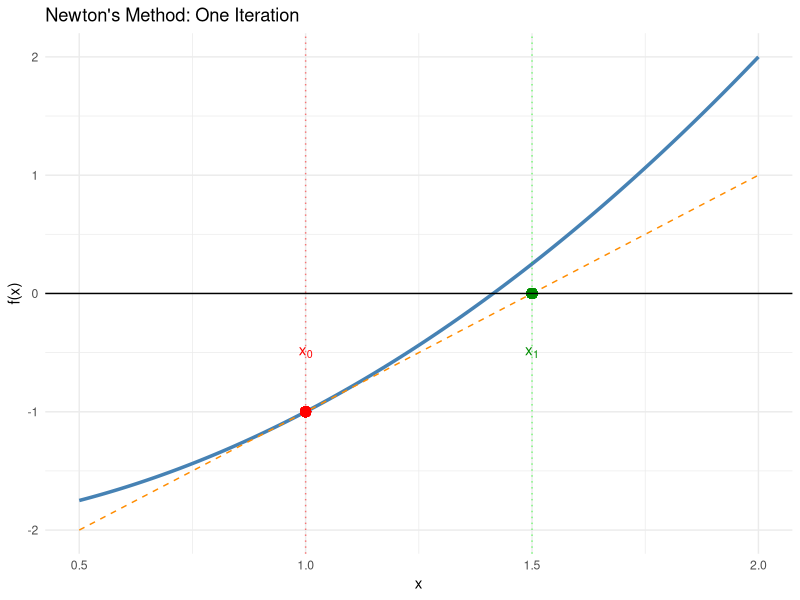
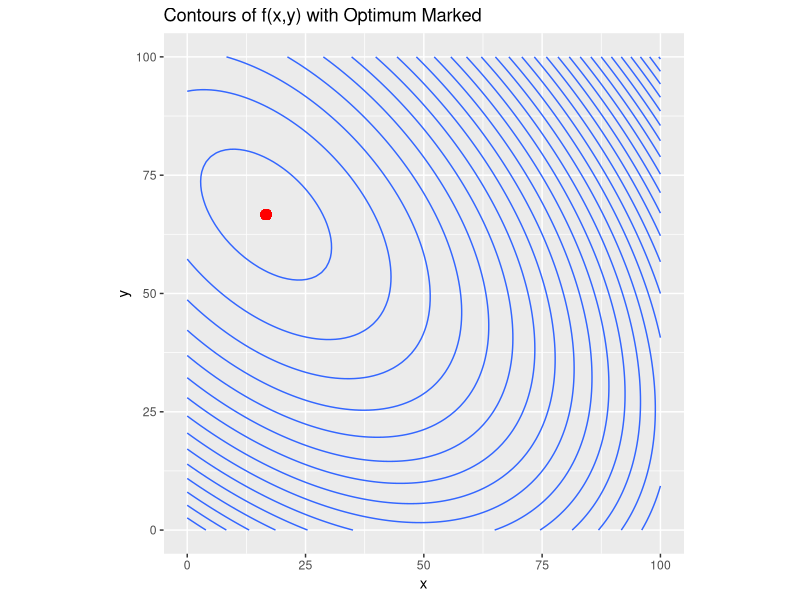
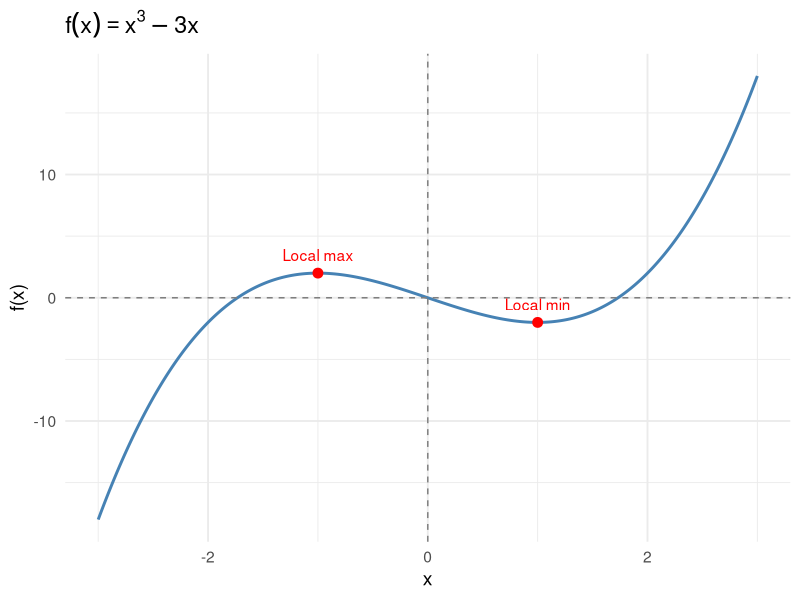
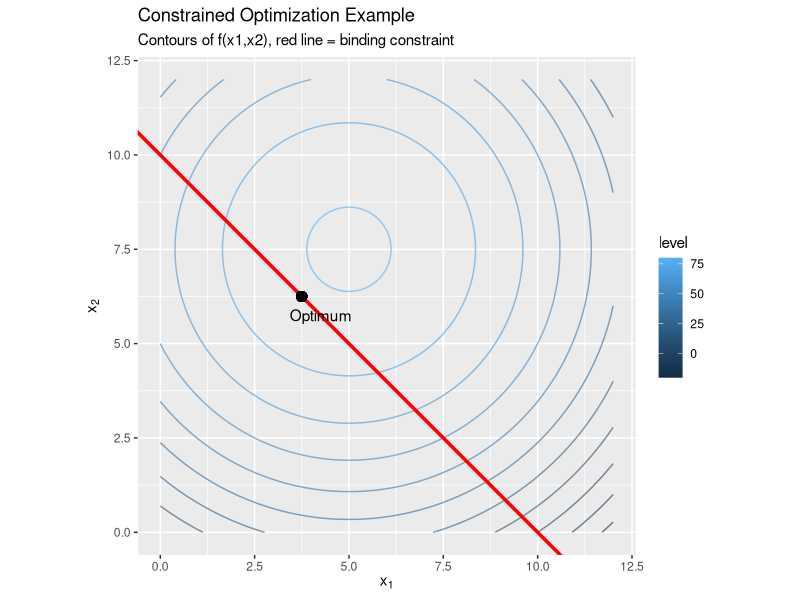
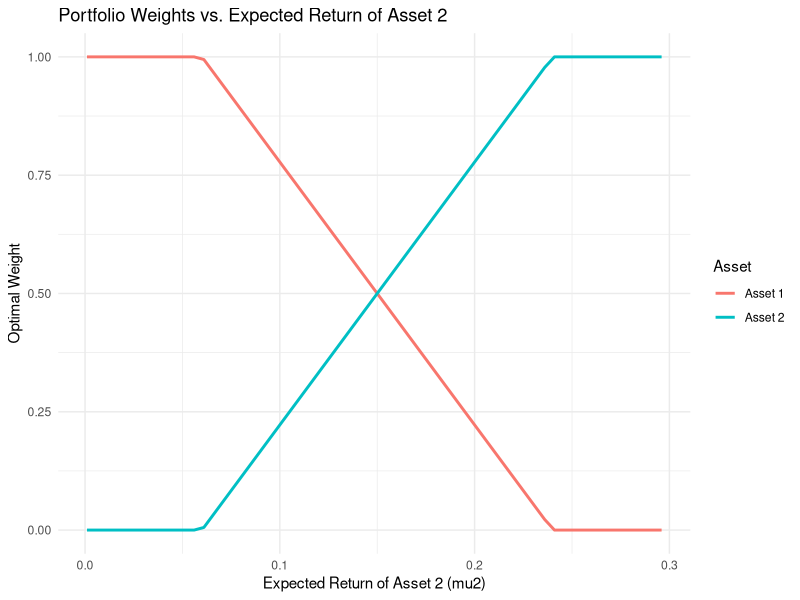

The R script that drew these images, in order:
## ---- chunk 1
library(ggplot2)

# Define the function and its derivative
f <- function(x) x^2 - 2
f_prime <- function(x) 2 * x

# Choose initial guess
x0 <- 1.0
x1 <- x0 - f(x0) / f_prime(x0)  # first Newton update

# Build tangent line at x0
tangent <- function(x) f(x0) + f_prime(x0) * (x - x0)

# Create data for plotting
x_vals <- seq(0.5, 2, length.out = 300)
plot_df <- data.frame(x = x_vals, fx = f(x_vals), tangent = tangent(x_vals))

# Plot function and tangent
ggplot(plot_df, aes(x = x)) +
  geom_line(aes(y = fx), color = "steelblue", size = 1.2) +
  geom_line(aes(y = tangent), color = "darkorange", linetype = "dashed") +
  geom_vline(xintercept = x0, linetype = "dotted",color = "red",alpha=.5) +
  geom_vline(xintercept = x1, linetype = "dotted", color = "green",alpha=.5) +
  geom_point(aes(x = x0, y = f(x0)), color = "red", size = 3) +
  geom_point(aes(x = x1, y = 0), color = "green4", size = 3) +
  geom_hline(yintercept = 0, linetype = "solid") +
  annotate("text", x = x0, y = f(x0) + 0.5, label = "x[0]", parse = TRUE, color = "red") +
  annotate("text", x = x1, y = -0.5, label = "x[1]", parse = TRUE, color = "green4") +
  labs(
    title = "Newton's Method: One Iteration",
    y = "f(x)",
    x = "x"
  ) +
  theme_minimal()

## ---- chunk 2
#| echo: false
#| message: false
#| warning: false
library(ggplot2)
library(dplyr)

f <- function(x,y) 100*x + 150*y - x^2 - y^2 - x*y

# Create grid
x <- seq(0,100, length.out=100)
y <- seq(0,100, length.out=100)
grid <- expand.grid(x=x,y=y) %>%
  mutate(z=f(x,y))

# Contour plot
ggplot(grid, aes(x=x,y=y,z=z)) +
  geom_contour(bins=30,show.legend = F) +
  geom_point(aes(x=50/3,y=66.67),color="red",size=3) +
  labs(title="Contours of f(x,y) with Optimum Marked",
       x="x", y="y") +
  coord_equal()

## ---- chunk 3
#| echo: false
#| message: false
#| warning: false

library(ggplot2)
library(dplyr)

# Define function
f <- function(x) x^3 - 3*x

# Create data grid
df <- data.frame(x = seq(-3, 3, length.out = 400)) %>%
  mutate(y = f(x))

# Critical points
crit_points <- data.frame(
  x = c(-1, 1),
  y = f(c(-1, 1)),
  label = c("Local max", "Local min")
)

# Plot
ggplot(df, aes(x, y)) +
  geom_line(color = "steelblue", linewidth = 1) +
  geom_hline(yintercept = 0, color = "grey50", linetype = "dashed") +
  geom_vline(xintercept = 0, color = "grey50", linetype = "dashed") +
  geom_point(data = crit_points, aes(x, y), color = "red", size = 3) +
  geom_text(data = crit_points, aes(label = label), vjust = -1, color = "red") +
  labs(
    title = expression(f(x) == x^3 - 3*x),
    x = "x",
    y = "f(x)"
  ) +
  theme_minimal(base_size = 14)
## ---- chunk 4
#| echo: false

# Load packages
library(ggplot2)

# Objective function
f <- function(x1, x2) {
  10*x1 + 15*x2 - (x1^2 + x2^2)
}

# Constraint: g(x) = x1 + x2 - 10 <= 0
g <- function(x1, x2) x1 + x2 - 10

# Compute gradient and Hessian of f
grad_f <- function(x) {
  c(10 - 2*x[1], 15 - 2*x[2])
}

hess_f <- function(x) {
  matrix(c(-2, 0,
           0, -2), nrow=2)
}

# Solve via KKT (analytical in this case)
# Stationarity: grad_f(x) - lambda * grad_g = 0
# grad_g = (1,1)
# -> 10 - 2x1 - lambda = 0
# -> 15 - 2x2 - lambda = 0
# -> constraint binds: x1 + x2 = 10

# From first two equations:
# 2x1 = 10 - lambda
# 2x2 = 15 - lambda
# Add: 2(x1+x2) = 25 - 2lambda
# 20 = 25 - 2lambda => lambda = 2.5
# x1 = (10 - 2.5)/2 = 3.75
# x2 = (15 - 2.5)/2 = 6.25

x_star <- c(3.75, 6.25)
lambda <- 2.5

# Bordered Hessian
grad_g <- matrix(c(1,1), nrow=1)
hess_L <- hess_f(x_star) # constraint is linear, so g''=0
H_b <- rbind(
  cbind(0, grad_g),
  cbind(t(grad_g), hess_L)
)

H_b
det(H_b[1:2,1:2])
det(H_b)

# -------- Visualization --------
# Create grid for plotting
x1 <- seq(0, 12, length=100)
x2 <- seq(0, 12, length=100)
grid <- expand.grid(x1=x1, x2=x2)
grid$z <- with(grid, f(x1,x2))

# Feasible region: x1+x2 <= 10
grid$feasible <- with(grid, x1+x2 <= 10)

# Plot contours of f and the feasible set
ggplot(grid, aes(x=x1, y=x2, z=z)) +
  geom_contour(aes(color=after_stat(level)), alpha=0.6) +
  geom_abline(intercept=10, slope=-1, color="red", size=1.2) +
  geom_point(aes(x=x_star[1], y=x_star[2]), color="black", size=3) +
  annotate("text", x=x_star[1]+0.5, y=x_star[2]-.5, label="Optimum") +
  labs(title="Constrained Optimization Example",
       subtitle="Contours of f(x1,x2), red line = binding constraint",
       x=expression(x[1]), y=expression(x[2])) +
  coord_equal()

## ---- chunk 5
library(ggplot2)

# Parameters
mu1 <- 0.10
Omega <- matrix(c(0.04,0.02,
                  0.02,0.09), 2, 2)
lambda <- 2

# Function: returns weights and gamma
project_nn <- function(mu, Omega, lambda){
  OmegaInv <- solve(Omega); one <- rep(1, length(mu))
  gamma <- as.numeric((t(one)%*%OmegaInv%*%mu - lambda) /
                      (t(one)%*%OmegaInv%*%one))
  x <- as.numeric((1/lambda) * OmegaInv %*% (mu - gamma*one))
  
  # enforce nonnegativity
  if(all(x >= -1e-10)) {
    return(list(x = pmax(x,0)/sum(pmax(x,0)), gamma = gamma))
  }
  if(x[1] < 0) return(list(x = c(0,1), gamma = gamma))
  if(x[2] < 0) return(list(x = c(1,0), gamma = gamma))
  list(x = pmax(x,0)/sum(pmax(x,0)), gamma = gamma)
}

# Sweep mu2
mu2_vals <- seq(0.001, 0.3, by=0.005)
results <- lapply(mu2_vals, function(m2) project_nn(c(mu1,m2), Omega, lambda))

weights <- t(sapply(results, function(r) r$x))
gammas  <- sapply(results, function(r) r$gamma)

df <- data.frame(mu2 = mu2_vals,
                 x1 = weights[,1],
                 x2 = weights[,2],
                 gamma = gammas)

# For teaching: take gamma at baseline mu2 = 0.15
gamma_ref <- df$gamma[10]

# Plot weights vs mu2 with vertical line at gamma
ggplot(df, aes(x=mu2)) +
  geom_line(aes(y=x1, color="Asset 1"), size=1) +
  geom_line(aes(y=x2, color="Asset 2"), size=1) +
  # geom_vline(xintercept = gamma_ref, linetype="dashed") +
  # annotate("text", x=gamma_ref, y=1.05,
  #          label=paste0("gamma = ", round(gamma_ref,3)),
  #          hjust=-0.1, vjust=0, angle=90) +
  labs(title="Portfolio Weights vs. Expected Return of Asset 2",
       x="Expected Return of Asset 2 (mu2)", y="Optimal Weight",
       color="Asset") +
  theme_minimal()
